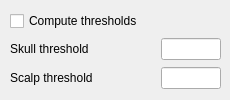
      <widget class="QWidget" name="page_2">
       <widget class="QWidget" name="layoutWidget4">
        <property name="geometry">
         <rect>
          <x>10</x>
          <y>10</y>
          <width>211</width>
          <height>81</height>
         </rect>
        </property>
        <layout class="QGridLayout" name="gridLayout_12">
         <item row="0" column="0" colspan="2">
          <widget class="QCheckBox" name="skullComputeThresholdsCheckBox">
           <property name="text">
            <string>Compute thresholds</string>
           </property>
          </widget>
         </item>
         <item row="1" column="0">
          <widget class="QLabel" name="diffusionIterationsLabel_2">
           <property name="text">
            <string>Skull threshold</string>
           </property>
          </widget>
         </item>
         <item row="1" column="1">
          <widget class="QLineEdit" name="skullThresholdEditBox">
           <property name="maximumSize">
            <size>
             <width>60</width>
             <height>16777215</height>
            </size>
           </property>
          </widget>
         </item>
         <item row="2" column="0">
          <widget class="QLabel" name="diffusionConstantLabel_2">
           <property name="text">
            <string>Scalp threshold</string>
           </property>
          </widget>
         </item>
         <item row="2" column="1">
          <widget class="QLineEdit" name="scalpThresholdEditBox">
           <property name="maximumSize">
            <size>
             <width>60</width>
             <height>16777215</height>
            </size>
           </property>
           <property name="toolTip">
            <string/>
           </property>
          </widget>
         </item>
        </layout>
       </widget>
      </widget>
